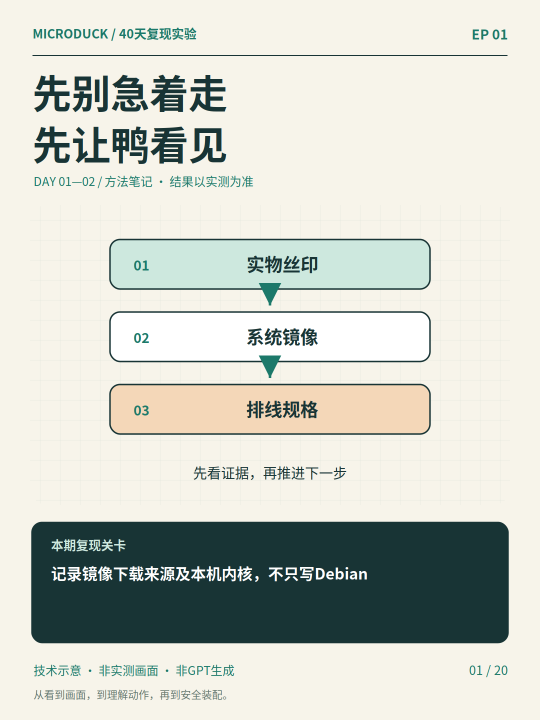
#> input picture assets/covers/01.png, 1080 x 1440 px (shown at 1/2 size); its folder holds only this picture in this run
$ python contact_sheet.py
#> lines starting #> are read from the running program, lines starting #| are printed output that depends on the picture
#!/usr/bin/env python3
"""Create a compact preview from the twenty existing technical covers."""
from pathlib import Path
from PIL import Image
root=Path(__file__).resolve().parents[1]
sheet=Image.new('RGB',(1180,1292),'#f7f4ea')
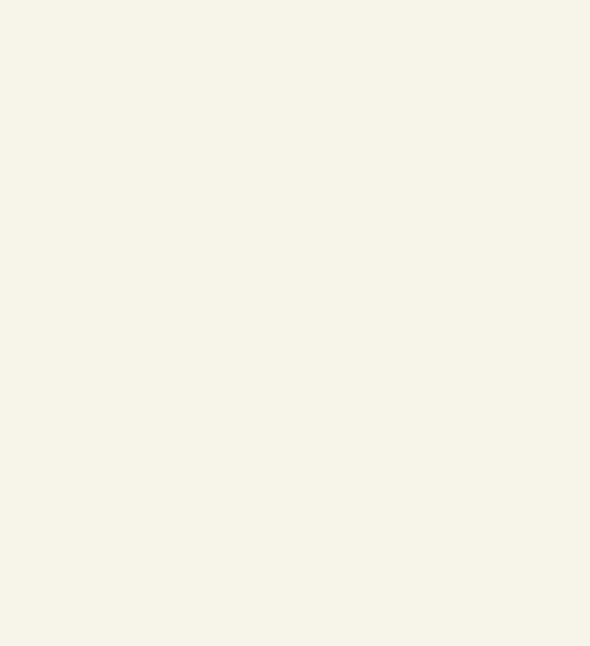
#> sheet: PIL image 1180x1292 RGB (shown at 1/2 size); mean R, G, B 247, 244, 234
for i in range(20):
    with Image.open(root/'assets/covers'/f'{i+1:02}.png') as im:
#> im is the input picture: PIL image 1080x1440 RGB; mean R, G, B 204.5, 208, 199.6
        im=im.convert('RGB');im.thumbnail((216,288))
#> after `im.thumbnail((216, 288))`:
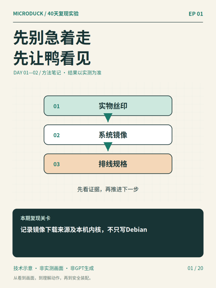
#> im: PIL image 216x288 RGB; mean R, G, B 204.5, 208.1, 199.6
        sheet.paste(im,(20+(i%5)*232,18+(i//5)*322))
#> (the run stopped early here; a loop or call above may not have finished)
